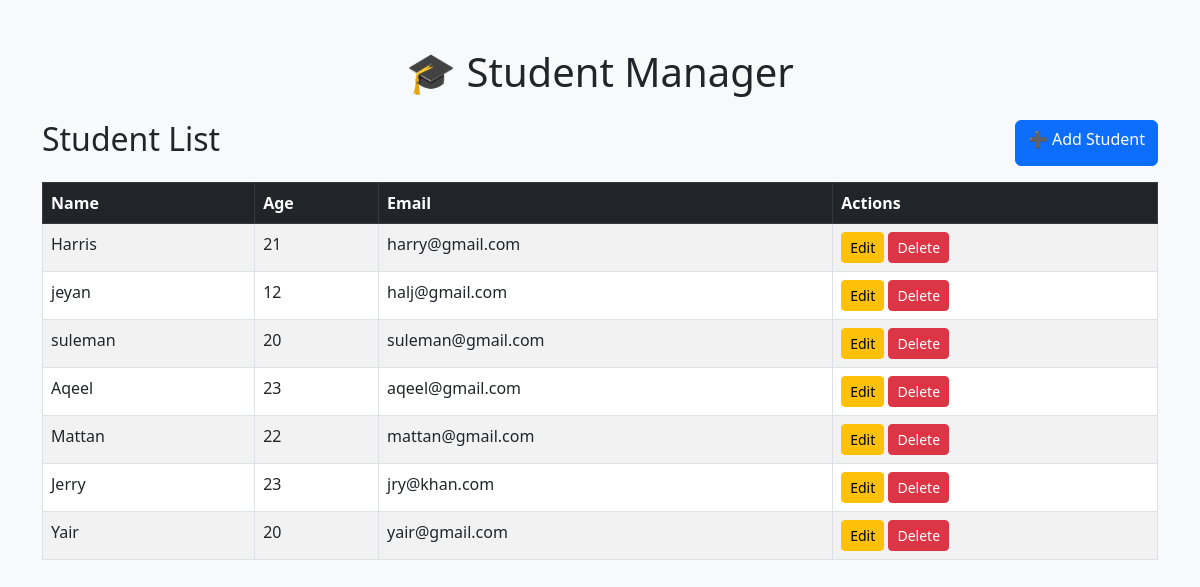
The page / on the database its author committed.
### myapp/models.py (models this page shows, shortened)
class Student(models.Model):
    name = models.CharField(max_length=100)
    age = models.IntegerField()
    email = models.EmailField()

### myapp/views.py (the view)
# urls.py: 2. Add a URL to urlpatterns:  path('', views.home, name='home')
def home(request):
    students = Student.objects.all()
    return render(request, 'home.html', {'students': students})

### templates/home.html
{% extends 'base.html' %}
{% block content %}
<div class="d-flex justify-content-between mb-3">
    <h2>Student List</h2>
    <a href="/add/" class="btn btn-primary">➕ Add Student</a>
</div>
<table class="table table-bordered table-striped">
    <thead class="table-dark">
        <tr>
            <th>Name</th>
            <th>Age</th>
            <th>Email</th>
            <th>Actions</th>
        </tr>
    </thead>
    <tbody>
        {% for student in students %}
        <tr>
            <td>{{ student.name }}</td>
            <td>{{ student.age }}</td>
            <td>{{ student.email }}</td>
            <td>
                <a href="/update/{{ student.id }}/" class="btn btn-warning btn-sm">Edit</a>
                <a href="/delete/{{ student.id }}/"
                   class="btn btn-danger btn-sm"
                   onclick="return confirm('Are you sure?')">
                   Delete
                </a>
            </td>
        </tr>
        {% endfor %}
    </tbody>
</table>
{% endblock %}

### templates/base.html (shortened to what this page needs)
<!DOCTYPE html>
<html>
<head>
    <link href="https://cdn.jsdelivr.net/npm/bootstrap@5.3.0/dist/css/bootstrap.min.css" rel="stylesheet">
</head>
<body class="bg-light">
<div class="container mt-5">
    <h1 class="text-center mb-4">🎓 Student Manager</h1>
    {% block content %}
    {% endblock %}
</div>
</body>
</html>

### rows shown on the page
Student: name "Harris", age "21", email "harry@gmail.com"
Student: name "jeyan", age "12", email "halj@gmail.com"
Student: name "suleman", age "20", email "suleman@gmail.com"
Student: name "Aqeel", age "23", email "aqeel@gmail.com"
Student: name "Mattan", age "22", email "mattan@gmail.com"
Student: name "Jerry", age "23", email "jry@khan.com"
Student: name "Yair", age "20", email "yair@gmail.com"
